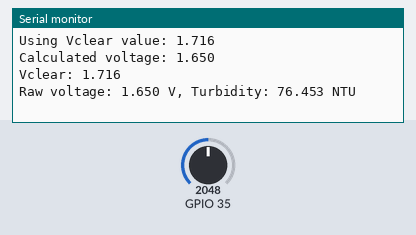
A sketch run on a simulated ESP32. Parts: the last lines printed to the serial monitor. The test bench sets the inputs (shaded band); at power-on: GPIO 35 = 2048.

Above: at 4.2 s.
4.3 s: GPIO 35 set to 2866
At 5.5 s:
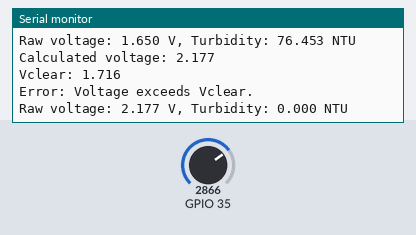
7.2 s: GPIO 35 set to 3603
At 8.8 s:
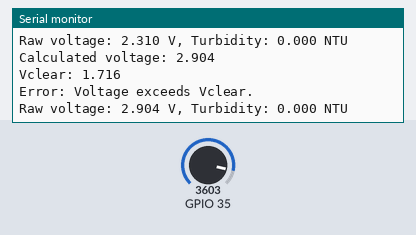
Timing chart, 0 to 10.3 s (numbered marks = the images above; inputs shaded):
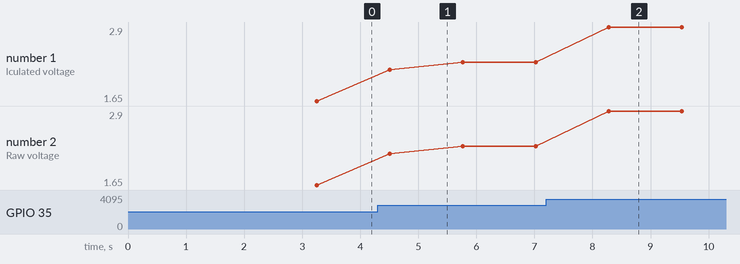

Measured:
- after the input at 4.3 s, the serial monitor: prints a new line after 0.21 s (image 1)
- after the input at 7.2 s, the serial monitor: prints a new line after 1.1 s (image 2)
- plotted number 1: 1.65 → 2.31 after the input at 4.3 s, 2.31 → 2.9 after the input at 7.2 s
- plotted number 2: 1.65 → 2.31 after the input at 4.3 s, 2.31 → 2.9 after the input at 7.2 s

The sketch:

turbidity_espcode.ino
```cpp
int sensor = 0; // variable for averaging
int n = 25; // number of samples to average
int sensorValue = 0;
float voltage = 0.00;
float turbidity = 0.00;
float Vclear = 1.716; // Fixed Vclear value (calibrated value)

void setup() {
  Serial.begin(115200);

  // No need to initialize EEPROM or read Vclear from EEPROM anymore

  Serial.print("Using Vclear value: ");
  Serial.println(Vclear, 3);

  delay(3000); // Pause for 3 seconds
}

void loop() {
  // Sensing routine:
  for (int i = 0; i < n; i++) {
    sensor += analogRead(35); // Use GPIO 35 for the analog input (adjust if needed)
    delay(10);
  }
  sensorValue = sensor / n; // average the n values
  voltage = sensorValue * (3.300 / 4095.000); // Convert analog (0-4095) to voltage (0 - 3.3V)

  // Debugging output for voltage and Vclear
  Serial.print("Calculated voltage: ");
  Serial.println(voltage, 3);
  Serial.print("Vclear: ");
  Serial.println(Vclear, 3);

  // Protect against invalid Vclear
  if (Vclear <= 0.0 || Vclear > 3.3) {
    Serial.println("Error: Invalid Vclear value.");
    return; // Exit if Vclear is invalid
  }

  // Check if voltage is greater than Vclear
  if (voltage > Vclear) {
    Serial.println("Error: Voltage exceeds Vclear.");
    turbidity = 0; // Set turbidity to 0 or handle the error case
  } else {
    turbidity = 20.00 * (100.00 - (voltage / Vclear) * 100.00); // Calculate turbidity using fixed Vclear
  }

  // Serial display of voltage and turbidity
  Serial.print("Raw voltage: ");
  Serial.print(voltage, 3);
  Serial.print(" V, Turbidity: ");
  Serial.print(turbidity, 3);
  Serial.println(" NTU");

  sensor = 0; // resets for averaging
  delay(1000); // Pause for 1 second. // sampling rate
}
```
